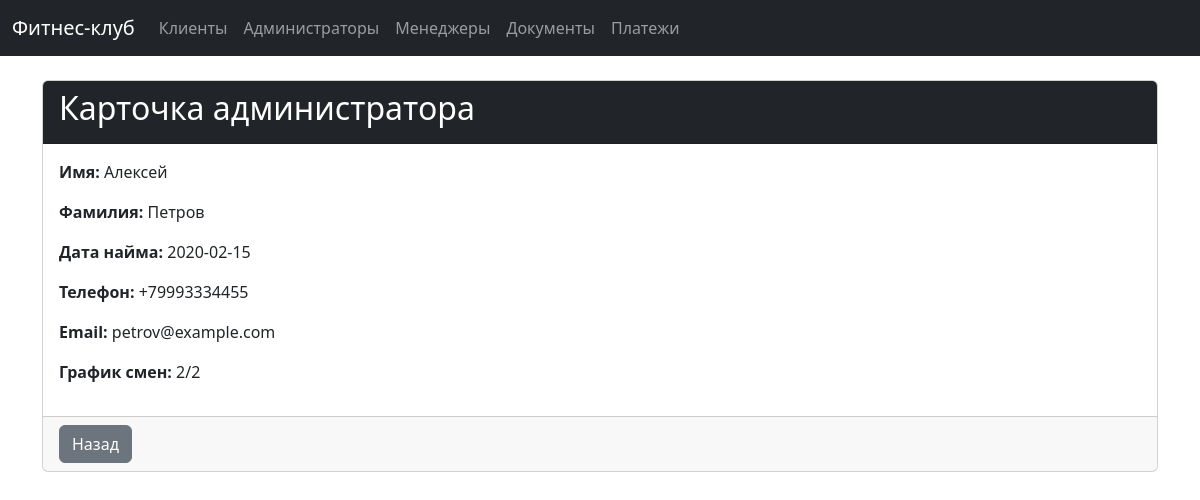
Screenshot of /administrators/1 with the database file from the repository.
### tables this page shows
CREATE TABLE administrators (
        admin_id INTEGER PRIMARY KEY AUTOINCREMENT,
        first_name TEXT NOT NULL,
        last_name TEXT NOT NULL,
        hire_date DATE NOT NULL,
        phone_number TEXT NOT NULL,
        email TEXT NOT NULL,
        shift_schedule TEXT NOT NULL
    );

### app.py (the view)
@app.route('/administrators/<int:admin_id>')
def administrator_card(admin_id):
    administrator = query_db('SELECT * FROM administrators WHERE admin_id = ?', [admin_id], one=True)
    return render_template('administrator_card.html', administrator=administrator)

### app.py (called while the page is built)
def query_db(query, args=(), one=False):
    conn = sqlite3.connect('fitness_club.db')
    conn.row_factory = sqlite3.Row
    cur = conn.cursor()
    cur.execute(query, args)
    rv = cur.fetchall()
    conn.close()
    return (rv[0] if rv else None) if one else rv

### templates/administrator_card.html (shortened to what this page needs)
{% extends "base.html" %}
{% block content %}
<div class="card">
    <div class="card-header bg-dark text-white">
        <h2>Карточка администратора</h2>
    </div>
    <div class="card-body">
        <p><strong>Имя:</strong> {{ administrator.first_name }}</p>
        <p><strong>Фамилия:</strong> {{ administrator.last_name }}</p>
        <p><strong>Дата найма:</strong> {{ administrator.hire_date }}</p>
        <p><strong>Телефон:</strong> {{ administrator.phone_number }}</p>
        <p><strong>Email:</strong> {{ administrator.email }}</p>
        <p><strong>График смен:</strong> {{ administrator.shift_schedule }}</p>
    </div>
    <div class="card-footer">
        <a href="/administrators" class="btn btn-secondary">Назад</a>
    </div>
</div>
{% endblock %}

### rows the page displays
administrators: first_name "Алексей", last_name "Петров", hire_date "2020-02-15", phone_number "+79993334455", email "petrov@example.com", shift_schedule "2/2"
